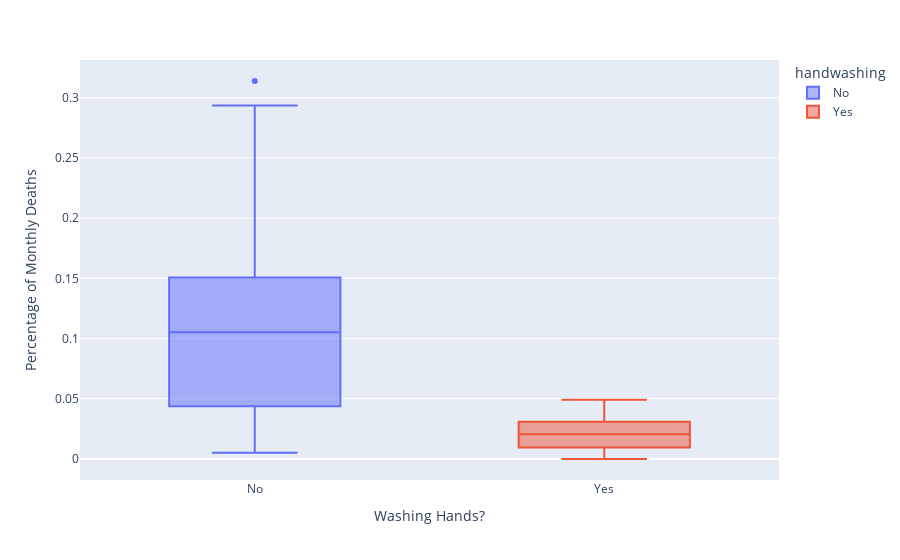

This figure's notebook cell:
### Code cell
#my solution
box = px.box(df_monthly, x="handwashing", y="pct_deaths", color="handwashing")

box.update_layout(xaxis_title='Washing Hands?',
                  yaxis_title='Percentage of Monthly Deaths',)
                  
box.show()

### Figure 1 — Plotly figure (JSON) as saved in the notebook; plotly's stock layout.template omitted (floating-point values rounded to 4 significant figures)
{"data": [{"alignmentgroup": "True", "hovertemplate": "handwashing=%{x}<br>pct_deaths=%{y}<extra></extra>", "legendgroup": "No", "marker": {"color": "#636efa"}, "name": "No", "notched": false, "offsetgroup": "No", "orientation": "v", "showlegend": true, "type": "box", "x": ["No", "No", "No", "No", "No", "No", "No", "No", "No", "No", "No", "No", "No", "No", "No", "No", "No", "No", "No", "No", "No", "No", "No", "No", "No", "No", "No", "No", "No", "No", "No", "No", "No", "No", "No", "No", "No", "No", "No", "No", "No", "No", "No", "No", "No", "No", "No", "No", "No", "No", "No", "No", "No", "No", "No", "No", "No", "No", "No", "No", "No", "No", "No", "No", "No", "No", "No", "No", "No", "No", "No", "No", "No", "No", "No", "No"], "x0": " ", "xaxis": "x", "y": [0.1457, 0.07531, 0.04332, 0.01569, 0.007843, 0.05, 0.08421, 0.01351, 0.01878, 0.1102, 0.2255, 0.2085, 0.1222, 0.1023, 0.1074, 0.03226, 0.06593, 0.2078, 0.2546, 0.1839, 0.2934, 0.2297, 0.3138, 0.1912, 0.1597, 0.1241, 0.1193, 0.06098, 0.04082, 0.005236, 0.01554, 0.02262, 0.176, 0.07143, 0.08051, 0.1516, 0.1128, 0.1703, 0.1731, 0.05833, 0.02679, 0.04369, 0.0632, 0.01224, 0.03226, 0.1102, 0.1055, 0.07591, 0.04745, 0.04452, 0.04231, 0.04392, 0.07143, 0.06122, 0.03586, 0.1055, 0.1484, 0.1094, 0.1049, 0.1339, 0.1809, 0.1543, 0.1897, 0.1344, 0.1015, 0.131, 0.1806, 0.1439, 0.1496, 0.1077, 0.05369, 0.03215, 0.01923, 0.03607, 0.1827, 0.1224], "y0": " ", "yaxis": "y"}, {"alignmentgroup": "True", "hovertemplate": "handwashing=%{x}<br>pct_deaths=%{y}<extra></extra>", "legendgroup": "Yes", "marker": {"color": "#EF553B"}, "name": "Yes", "notched": false, "offsetgroup": "Yes", "orientation": "v", "showlegend": true, "type": "box", "x": ["Yes", "Yes", "Yes", "Yes", "Yes", "Yes", "Yes", "Yes", "Yes", "Yes", "Yes", "Yes", "Yes", "Yes", "Yes", "Yes", "Yes", "Yes", "Yes", "Yes", "Yes", "Yes"], "x0": " ", "xaxis": "x", "y": [0.02239, 0.012, 0.01894, 0.0458, 0.03957, 0.04472, 0.0293, 0.03534, 0.006873, 0, 0.006557, 0.009585, 0.01136, 0.003717, 0, 0.009615, 0.02341, 0.02903, 0.0134, 0.02233, 0.03085, 0.04926], "y0": " ", "yaxis": "y"}], "layout": {"boxmode": "overlay", "legend": {"title": {"text": "handwashing"}, "tracegroupgap": 0}, "margin": {"t": 60}, "xaxis": {"anchor": "y", "categoryarray": ["No", "Yes"], "categoryorder": "array", "domain": [0, 1], "title": {"text": "Washing Hands?"}}, "yaxis": {"anchor": "x", "domain": [0, 1], "title": {"text": "Percentage of Monthly Deaths"}}}}
